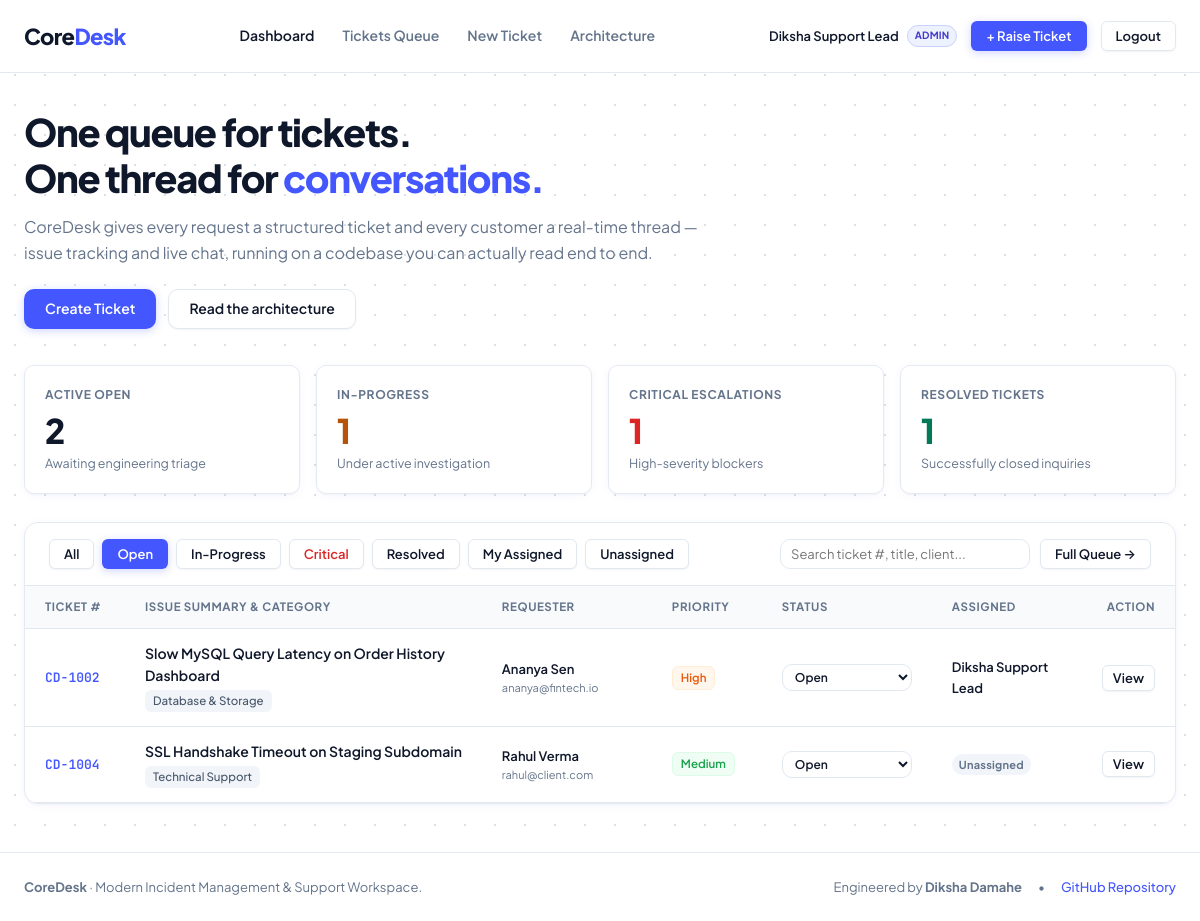
/index.php?tab=open (signed in), run on the app's committed database.
### tables this page shows
CREATE TABLE IF NOT EXISTS tickets (
    id INT AUTO_INCREMENT PRIMARY KEY,
    ticket_code VARCHAR(20) NOT NULL UNIQUE,
    user_id INT NOT NULL,
    category_id INT NOT NULL,
    subject VARCHAR(255) NOT NULL,
    description TEXT NOT NULL,
    priority ENUM('Low', 'Medium', 'High', 'Critical') NOT NULL DEFAULT 'Medium',
    status ENUM('Open', 'In-Progress', 'Resolved', 'Closed') NOT NULL DEFAULT 'Open',
    assigned_agent_id INT NULL,
    created_at TIMESTAMP DEFAULT CURRENT_TIMESTAMP,
    updated_at TIMESTAMP DEFAULT CURRENT_TIMESTAMP ON UPDATE CURRENT_TIMESTAMP,
    resolved_at TIMESTAMP NULL,
    FOREIGN KEY (user_id) REFERENCES users(id) ON DELETE CASCADE,
    FOREIGN KEY (category_id) REFERENCES categories(id) ON DELETE RESTRICT,
    FOREIGN KEY (assigned_agent_id) REFERENCES users(id) ON DELETE SET NULL,
    INDEX idx_status_priority (status, priority),
    INDEX idx_user (user_id),
    INDEX idx_agent (assigned_agent_id)
);

CREATE TABLE IF NOT EXISTS categories (
    id INT AUTO_INCREMENT PRIMARY KEY,
    name VARCHAR(80) NOT NULL UNIQUE,
    description VARCHAR(255) NULL
);

CREATE TABLE IF NOT EXISTS users (
    id INT AUTO_INCREMENT PRIMARY KEY,
    name VARCHAR(100) NOT NULL,
    email VARCHAR(150) NOT NULL UNIQUE,
    password_hash VARCHAR(255) NOT NULL,
    role ENUM('admin', 'agent', 'customer') NOT NULL DEFAULT 'customer',
    created_at TIMESTAMP DEFAULT CURRENT_TIMESTAMP
);

### config/auth.php (called while the page is built, shortened)
<?php
function getLoggedInUser(): ?array {
    return $_SESSION['user'] ?? null;
}
function e(?string $string): string {
    return htmlspecialchars($string ?? '', ENT_QUOTES, 'UTF-8');
}

### index.php (the view, shortened to what this page needs)
<?php
require_once __DIR__ . '/config/auth.php';
require_once __DIR__ . '/config/database.php';
$currentUser = getLoggedInUser();
$metricsWhere = "";
$metricsParams = [];
$metricsStmt = $pdo->prepare("
    SELECT
        COUNT(*) AS total_tickets,
        SUM(CASE WHEN status = 'Open' THEN 1 ELSE 0 END) AS open_count,
        SUM(CASE WHEN status = 'In-Progress' THEN 1 ELSE 0 END) AS inprogress_count,
        SUM(CASE WHEN status = 'Resolved' THEN 1 ELSE 0 END) AS resolved_count,
        SUM(CASE WHEN priority = 'Critical' AND status != 'Resolved' AND status != 'Closed' THEN 1 ELSE 0 END) AS critical_count
    FROM tickets
    {$metricsWhere}
");
$metricsStmt->execute($metricsParams);
$metrics = $metricsStmt->fetch() ?: [
    'total_tickets' => 0,
    'open_count' => 0,
    'inprogress_count' => 0,
    'resolved_count' => 0,
    'critical_count' => 0
];
$activeTab = trim($_GET['tab'] ?? 'all');
$sql = "
    SELECT
        t.id,
        t.ticket_code,
        t.subject,
        t.priority,
        t.status,
        t.created_at,
        t.updated_at,
        c.name AS category_name,
        u.name AS customer_name,
        u.email AS customer_email,
        a.name AS agent_name,
        (SELECT COUNT(*) FROM ticket_replies tr WHERE tr.ticket_id = t.id) AS reply_count
    FROM tickets t
    INNER JOIN categories c ON t.category_id = c.id
    INNER JOIN users u ON t.user_id = u.id
    LEFT JOIN users a ON t.assigned_agent_id = a.id
    WHERE 1=1
";
$params = [];
if ($activeTab === 'open') {
    $sql .= " AND t.status = 'Open'";
} elseif ($activeTab === 'inprogress') {
    $sql .= " AND t.status = 'In-Progress'";
} elseif ($activeTab === 'resolved') {
    $sql .= " AND t.status = 'Resolved'";
} elseif ($activeTab === 'critical') {
    $sql .= " AND t.priority = 'Critical'";
} elseif ($activeTab === 'assigned_me' && $currentUser['role'] !== 'customer') {
    $sql .= " AND t.assigned_agent_id = :assigned_me";
    $params['assigned_me'] = $currentUser['id'];
} elseif ($activeTab === 'unassigned' && $currentUser['role'] !== 'customer') {
    $sql .= " AND (t.assigned_agent_id IS NULL OR t.assigned_agent_id = 0)";
}
$sql .= " ORDER BY CASE t.priority WHEN 'Critical' THEN 1 WHEN 'High' THEN 2 WHEN 'Medium' THEN 3 ELSE 4 END, t.created_at DESC LIMIT 20";
$stmt = $pdo->prepare($sql);
$stmt->execute($params);
$tickets = $stmt->fetchAll();
require_once __DIR__ . '/includes/header.php';
?>
<div style="margin-bottom: 36px;">
    <h1 style="font-size: 38px; font-weight: 800; letter-spacing: -0.035em; color: var(--text-heading); margin-bottom: 14px; line-height: 1.2;">
        One queue for tickets.<br>
        One thread for <span style="color: var(--primary);">conversations.</span>
    </h1>
    <p style="font-size: 16px; color: var(--text-muted); max-width: 680px; line-height: 1.6; margin-bottom: 24px;">
        CoreDesk gives every request a structured ticket and every customer a real-time thread &mdash; issue tracking and live chat, running on a codebase you can actually read end to end.
    </p>
    <div style="display: flex; gap: 12px; align-items: center; flex-wrap: wrap;">
        <a href="create-ticket.php" class="btn btn-primary">
            Create Ticket
        </a>
        <a href="https://github.com/dikshadamahe/CoreDesk" target="_blank" rel="noopener" class="btn btn-secondary">
            Read the architecture
        </a>
    </div>
</div>
<div class="metrics-grid">
    <div class="metric-card">
        <span class="metric-label">Active Open</span>
        <div class="metric-value" id="metric-open"><?= (int)$metrics['open_count'] ?></div>
        <div class="metric-sub">Awaiting engineering triage</div>
    </div>
    <div class="metric-card">
        <span class="metric-label">In-Progress</span>
        <div class="metric-value" id="metric-inprogress" style="color: #b45309;"><?= (int)$metrics['inprogress_count'] ?></div>
        <div class="metric-sub">Under active investigation</div>
    </div>
    <div class="metric-card">
        <span class="metric-label">Critical Escalations</span>
        <div class="metric-value" id="metric-critical" style="color: #dc2626;"><?= (int)$metrics['critical_count'] ?></div>
        <div class="metric-sub">High-severity blockers</div>
    </div>
    <div class="metric-card">
        <span class="metric-label">Resolved Tickets</span>
        <div class="metric-value" id="metric-resolved" style="color: #047857;"><?= (int)$metrics['resolved_count'] ?></div>
        <div class="metric-sub">Successfully closed inquiries</div>
    </div>
</div>
<div class="table-container">
    <div class="table-toolbar">
        <div style="display: flex; gap: 8px; align-items: center; flex-wrap: wrap;">
            <a href="index.php?tab=all" class="btn btn-sm <?= $activeTab === 'all' ? 'btn-primary' : 'btn-secondary' ?>">All</a>
            <a href="index.php?tab=open" class="btn btn-sm <?= $activeTab === 'open' ? 'btn-primary' : 'btn-secondary' ?>">Open</a>
            <a href="index.php?tab=inprogress" class="btn btn-sm <?= $activeTab === 'inprogress' ? 'btn-primary' : 'btn-secondary' ?>">In-Progress</a>
            <a href="index.php?tab=critical" class="btn btn-sm <?= $activeTab === 'critical' ? 'btn-primary' : 'btn-secondary' ?>" style="<?= $activeTab !== 'critical' ? 'color: #dc2626;' : '' ?>">Critical</a>
            <a href="index.php?tab=resolved" class="btn btn-sm <?= $activeTab === 'resolved' ? 'btn-primary' : 'btn-secondary' ?>">Resolved</a>
            <?php if ($currentUser['role'] !== 'customer'): ?>
                <a href="index.php?tab=assigned_me" class="btn btn-sm <?= $activeTab === 'assigned_me' ? 'btn-primary' : 'btn-secondary' ?>">My Assigned</a>
                <a href="index.php?tab=unassigned" class="btn btn-sm <?= $activeTab === 'unassigned' ? 'btn-primary' : 'btn-secondary' ?>">Unassigned</a>
            <?php endif; ?>
        </div>
        <div style="display: flex; gap: 10px; align-items: center;">
            <input type="text" id="table-search-input" class="form-control form-control-sm" placeholder="Search ticket #, title, client..." style="width: 250px;">
            <a href="tickets.php" class="btn btn-secondary btn-sm">Full Queue &rarr;</a>
        </div>
    </div>
    <div class="table-responsive">
        <table class="table-custom">
            <thead>
                <tr>
                    <th style="width: 100px;">Ticket #</th>
                    <th>Issue Summary &amp; Category</th>
                    <th style="width: 170px;">Requester</th>
                    <th style="width: 110px;">Priority</th>
                    <th style="width: 150px;">Status</th>
                    <th style="width: 150px;">Assigned</th>
                    <th style="width: 90px; text-align: right;">Action</th>
                </tr>
            </thead>
            <tbody>
                <?php if (empty($tickets)): ?>
                    <tr>
                        <td colspan="7" style="text-align: center; padding: 48px; color: var(--text-muted);">
                            No tickets currently in this view.
                        </td>
                    </tr>
                <?php else: ?>
                    <?php foreach ($tickets as $t): ?>
                        <tr class="js-ticket-row">
                            <td>
                                <a href="ticket-view.php?id=<?= (int)$t['id'] ?>" class="ticket-key">
                                    <?= e($t['ticket_code']) ?>
                                </a>
                            </td>
                            <td>
                                <div>
                                    <a href="ticket-view.php?id=<?= (int)$t['id'] ?>" class="ticket-title">
                                        <?= e($t['subject']) ?>
                                    </a>
                                </div>
                                <div style="display: flex; gap: 8px; align-items: center; margin-top: 3px; font-size: 12px; color: var(--text-muted);">
                                    <span class="category-tag"><?= e($t['category_name']) ?></span>
                                </div>
                            </td>
                            <td>
                                <div style="font-weight: 600; font-size: 13px; color: var(--text-heading);"><?= e($t['customer_name']) ?></div>
                                <div style="font-size: 11px; color: var(--text-muted);"><?= e($t['customer_email']) ?></div>
                            </td>
                            <td>
                                <span class="priority-pill priority-<?= strtolower($t['priority']) ?>">
                                    <?= e($t['priority']) ?>
                                </span>
                            </td>
                            <td>
                                <?php if ($currentUser['role'] === 'customer'): ?>
                                    <span class="status-pill status-<?= strtolower(str_replace('-', '', $t['status'])) ?> js-status-badge-<?= (int)$t['id'] ?>">
                                        <?= e($t['status']) ?>
                                    </span>
                                <?php else: ?>
                                    <select class="form-control form-control-sm js-status-select" data-ticket-id="<?= (int)$t['id'] ?>" style="font-size: 12px; font-weight: 600; padding: 4px 8px; width: 130px;">
                                        <option value="Open" <?= $t['status'] === 'Open' ? 'selected' : '' ?>>Open</option>
                                    </select>
                                <?php endif; ?>
                            </td>
                            <td>
                                <?php if (!empty($t['agent_name'])): ?>
                                    <span style="font-size: 13px; font-weight: 600; color: var(--text-heading);"><?= e($t['agent_name']) ?></span>
                                <?php else: ?>
                                    <span class="status-pill" style="background: #f1f5f9; color: #64748b; font-size: 11px; padding: 2px 7px;">Unassigned</span>
                                <?php endif; ?>
                            </td>
                            <td style="text-align: right;">
                                <a href="ticket-view.php?id=<?= (int)$t['id'] ?>" class="btn btn-secondary btn-sm" style="padding: 4px 10px;">
                                    View
                                </a>
                            </td>
                        </tr>
                    <?php endforeach; ?>
                <?php endif; ?>
            </tbody>
        </table>
    </div>
</div>
<?php require_once __DIR__ . '/includes/footer.php'; ?>

### data on the page
tickets: ticket_code "CD-1002", subject "Slow MySQL Query Latency on Order History Dashboard", category.name "Database & Storage", user.name "Ananya Sen", user.email "ananya@fintech.io", priority "High", status+id "Open", assigned_agent.name "Diksha Support Lead"
tickets: ticket_code "CD-1004", subject "SSL Handshake Timeout on Staging Subdomain", category.name "Technical Support", user.name "Rahul Verma", user.email "rahul@client.com", priority "Medium", status+id "Open", shows "Unassigned"

### other printed values
$currentUser['name'] "Diksha Support Lead"
$currentUser['role'] "ADMIN"
$metrics['open_count'] "2"
$metrics['inprogress_count'] "1"
$metrics['critical_count'] "1"
$metrics['resolved_count'] "1"
